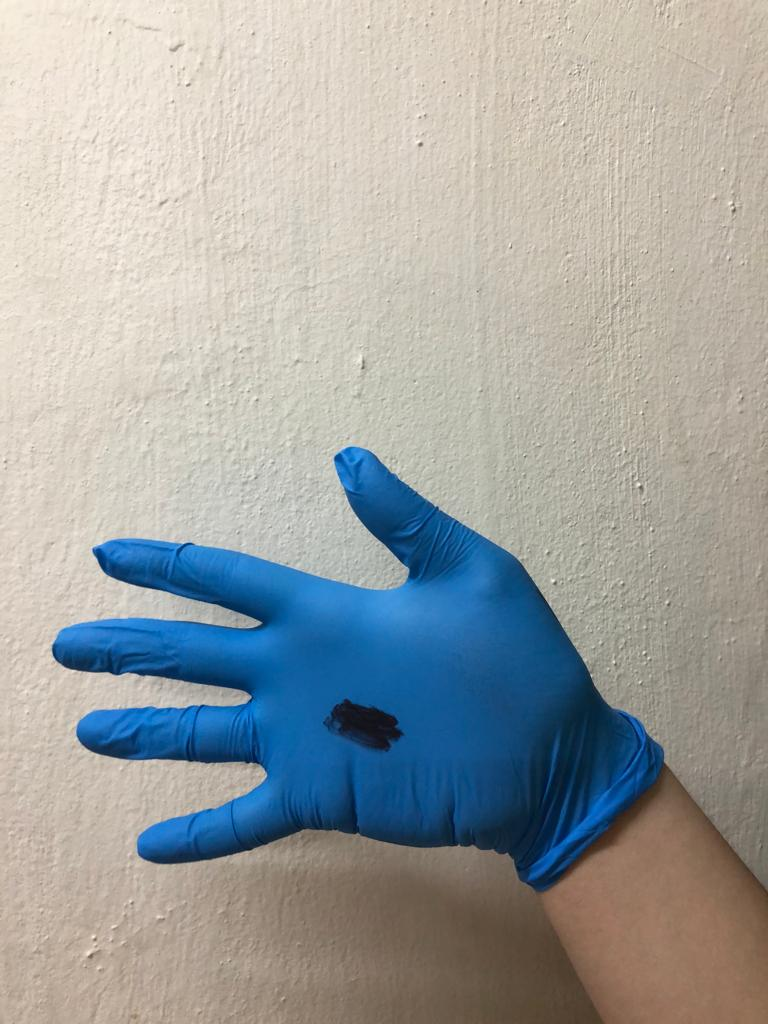
%> input picture medical/dataset/dirty_and_stain/dirty_and_stain_2.jpeg, 768 x 1024 px
$ octave --eval "result = silicone_dirty_stain_detection(imread('../../medical/dataset/dirty_and_stain/dirty_and_stain_2.jpeg'));"   (GNU Octave 9; MATLAB toolbox functions it lacks are replaced by stand-ins)
%> lines starting %> are read from the running program, lines starting %| are printed output that depends on the picture; in (x1, y1, x2, y2) boxes, pixels count from 0 and x2, y2 are one past the last pixel; in counts of white or black regions, pixels touching at a corner belong together; the program's own positions count from 1
function silicone_dirty_stain = silicone_dirty_stain_detection(img)

% read the image
% img = imread('../dataset/dirty_and_stain/dirty_and_stain_2.jpeg');
Ihsv = rgb2hsv(img);
%> Ihsv: size 1024x768x3 double; mean H, S, V 0.194, 0.264, 0.707

% Extract the hue, saturation, and value channels
hue = Ihsv(:, :, 1);
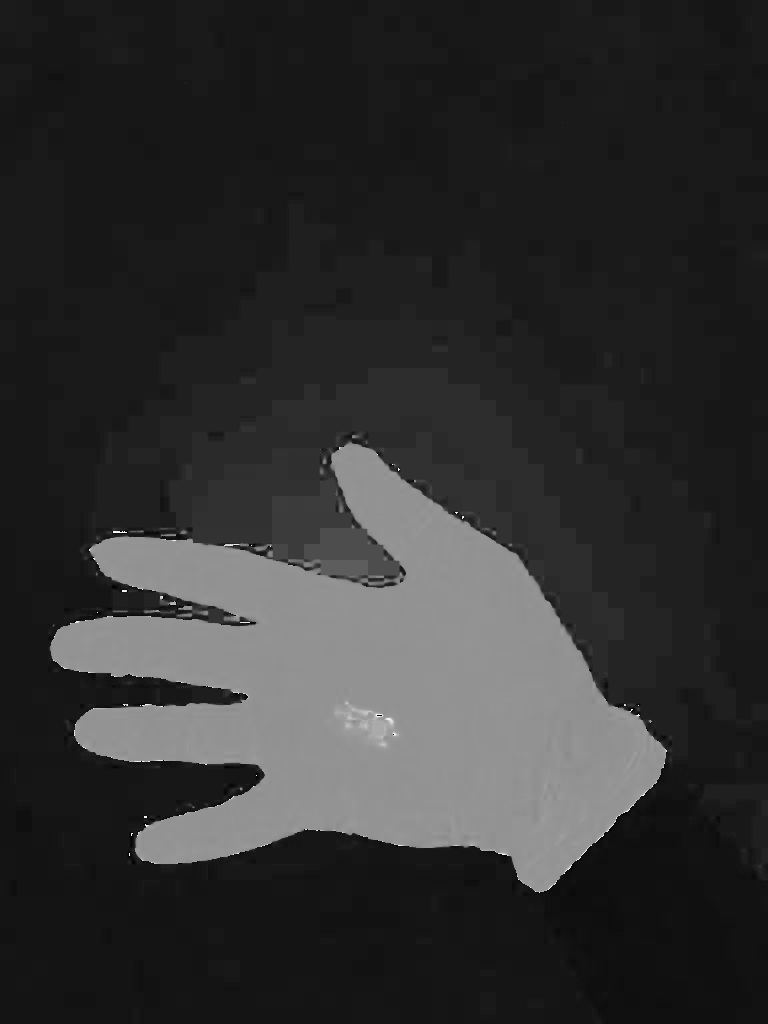
%> hue: size 1024x768 double; min 0, max 0.992, mean 0.194
saturation = Ihsv(:, :, 2);
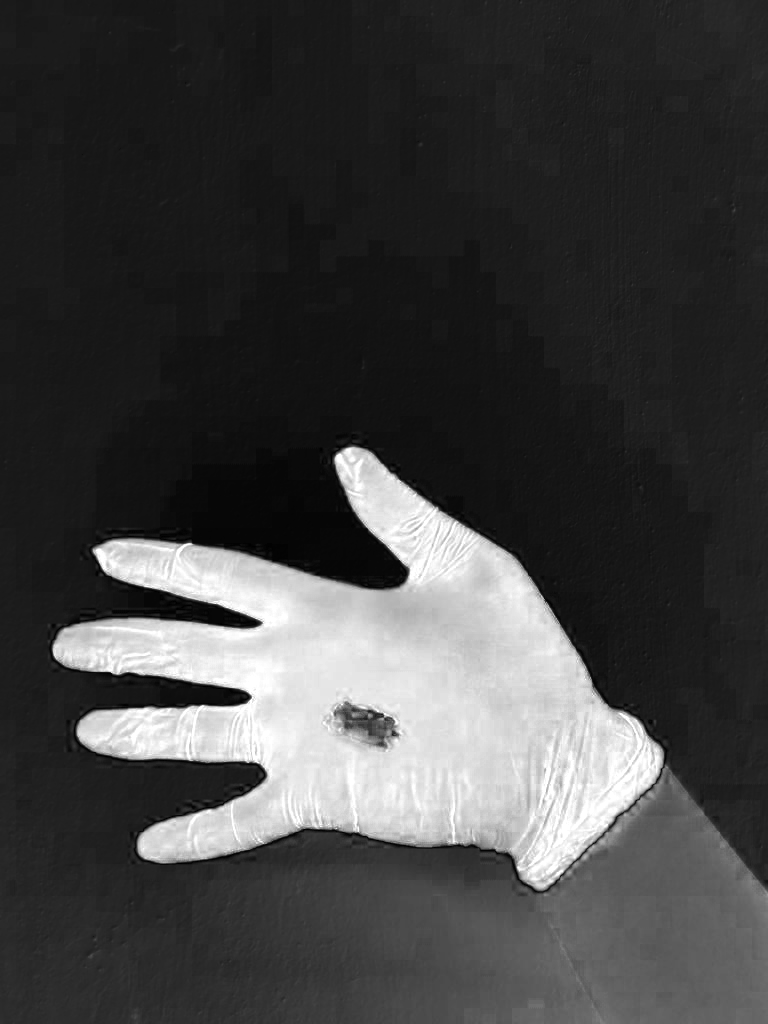
%> saturation: size 1024x768 double; min 0, max 1, mean 0.264
value = Ihsv(:, :, 3);
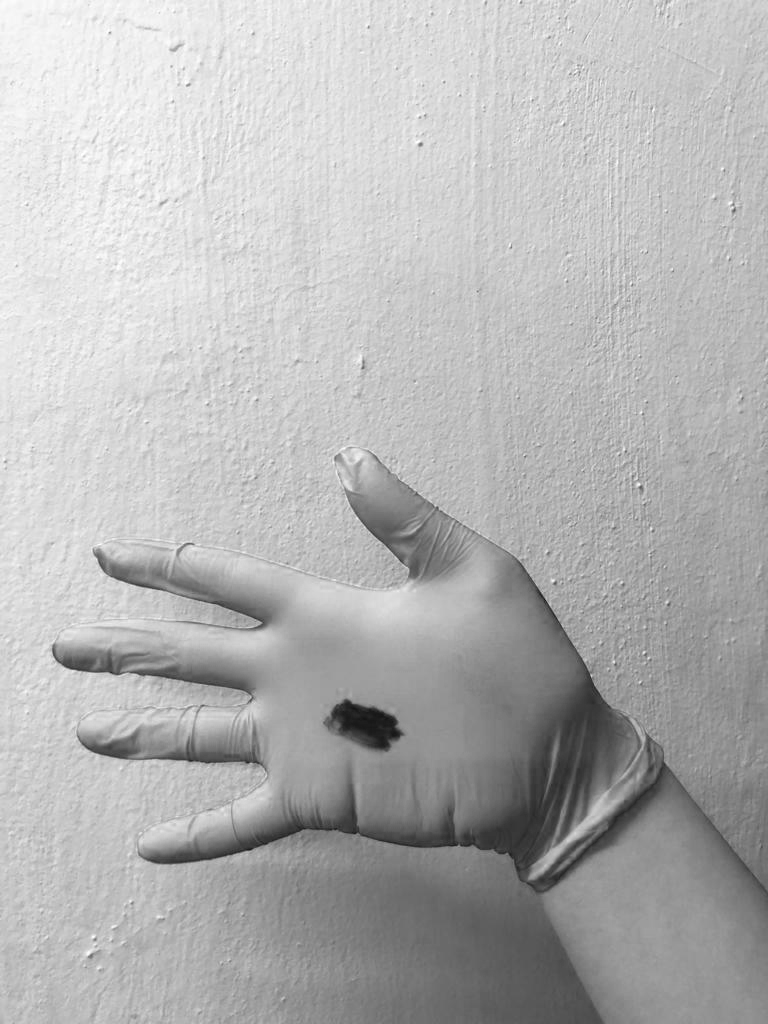
%> value: size 1024x768 double; min 0.0784, max 1, mean 0.707

% Create the pink mask
pinkmask = (hue >= 0.85 | hue <= 0.04) & saturation >= 0.15 & value >= 0.2;
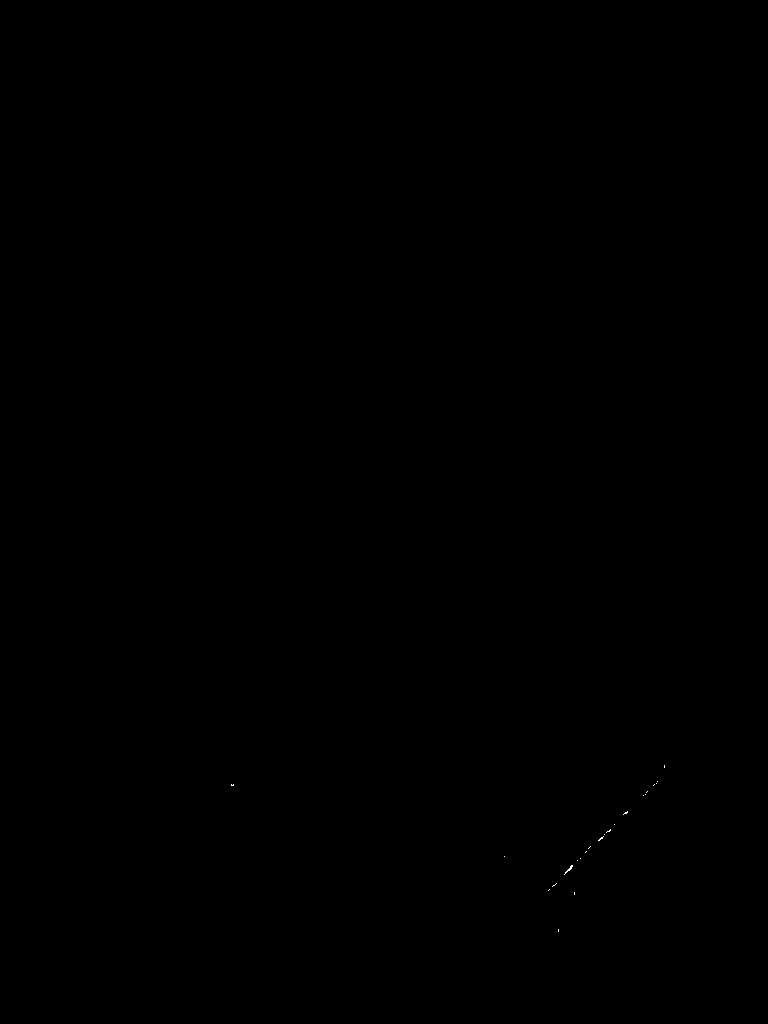
%> pinkmask: size 1024x768 logical; 0.01% white in thin lines or dots, all inside (x1, y1, x2, y2) = (231, 765, 665, 932)

% Convert the mask to an appropriate data type for blurring
numericMask = double(pinkmask);

% Apply Gaussian blurring to the mask to smoothen the edges
sigma = 5;
blurredMask = imgaussfilt(numericMask, sigma);

% Threshold the blurred mask to obtain a binary mask
threshold = 0.5;
binaryMask = blurredMask > threshold;
%> binaryMask: size 1024x768 logical; every value is 0

% Perform morphological operations to enhance the black dots
se = strel('disk', 3);
blackDotsMask = imopen(binaryMask, se);

% Invert the black dots mask to obtain the black dots on a white background
blackDotsMask = ~blackDotsMask;
%> blackDotsMask: size 1024x768 logical; every value is 1

% Perform connected component analysis to identify individual black dots
cc = bwconncomp(blackDotsMask);
%> cc = 1 connected component

% Filter out small connected components (background) based on a threshold area
maxArea = 500;
numPixels = cellfun(@numel, cc.PixelIdxList);
%> numPixels = 786432
idxStain = find(numPixels <= maxArea);
%> idxStain = []

% Create a mask for only the detected stain
stainMask = false(size(blackDotsMask));
for i = 1:numel(idxStain)
    stainMask(cc.PixelIdxList{idxStain(i)}) = true;
end
%> this loop made 0 passes

% Perform connected component analysis again on the stain mask
ccStain = bwconncomp(stainMask);
%> ccStain = 0 connected components
numStain = ccStain.NumObjects;
%> numStain = 0

% Loop through each stain and perform further analysis if needed
for i = 1:numStain
    stainPixels = ccStain.PixelIdxList{i};

    % Calculate the bounding box of the stain
    [rows, cols] = ind2sub(size(stainMask), stainPixels);
    xmin = min(cols);
    xmax = max(cols);
    ymin = min(rows);
    ymax = max(rows);

    % Increase the size of the bounding box
    expansionPixels = 18;
    xmin = max(1, xmin - expansionPixels);
    xmax = min(size(img, 2), xmax + expansionPixels);
    ymin = max(1, ymin - expansionPixels);
    ymax = min(size(img, 1), ymax + expansionPixels);

    % Draw the expanded bounding box on the original image
    shape = 'Rectangle'; % Shape type for the bounding box
    position = [xmin, ymin, xmax-xmin, ymax-ymin]; % Bounding box position [x, y, width, height]
    img = insertShape(img, shape, position, 'Color', 'red', 'LineWidth', 2);

    % Add text to the bounding box
    textPosition = [xmin, ymin-25]; % Adjust the text position as needed
    textString = sprintf('Stain %d', i); % Customize the text string as needed
    img = insertText(img, textPosition, textString, 'FontSize', 12, 'TextColor', 'red');
end
%> img is the input picture: size 1024x768x3 uint8; mean R, G, B 159, 162.4, 161

% Display the original image with the expanded bounding boxes and text
% figure, imshow(img);

axes1 = findobj(0, 'tag', 'axes1');
axes(axes1);
imshow(img);
silicone_dirty_stain= img;

save('variables');

end

$ run again, on medical/dataset/dirty_and_stain/dirty_and_stain_1.jpeg
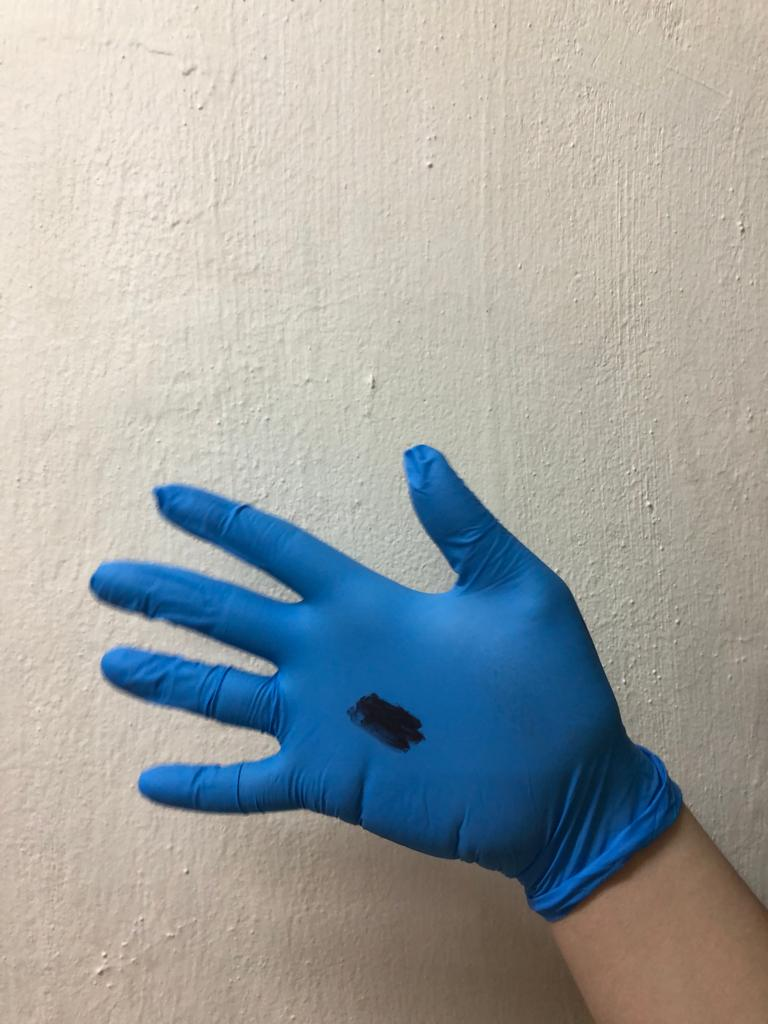
%> input picture medical/dataset/dirty_and_stain/dirty_and_stain_1.jpeg, 768 x 1024 px
%> Ihsv: size 1024x768x3 double; mean H, S, V 0.197, 0.261, 0.707
%> in silicone_dirty_stain_detection, `saturation = Ihsv(:, :, 2);`:
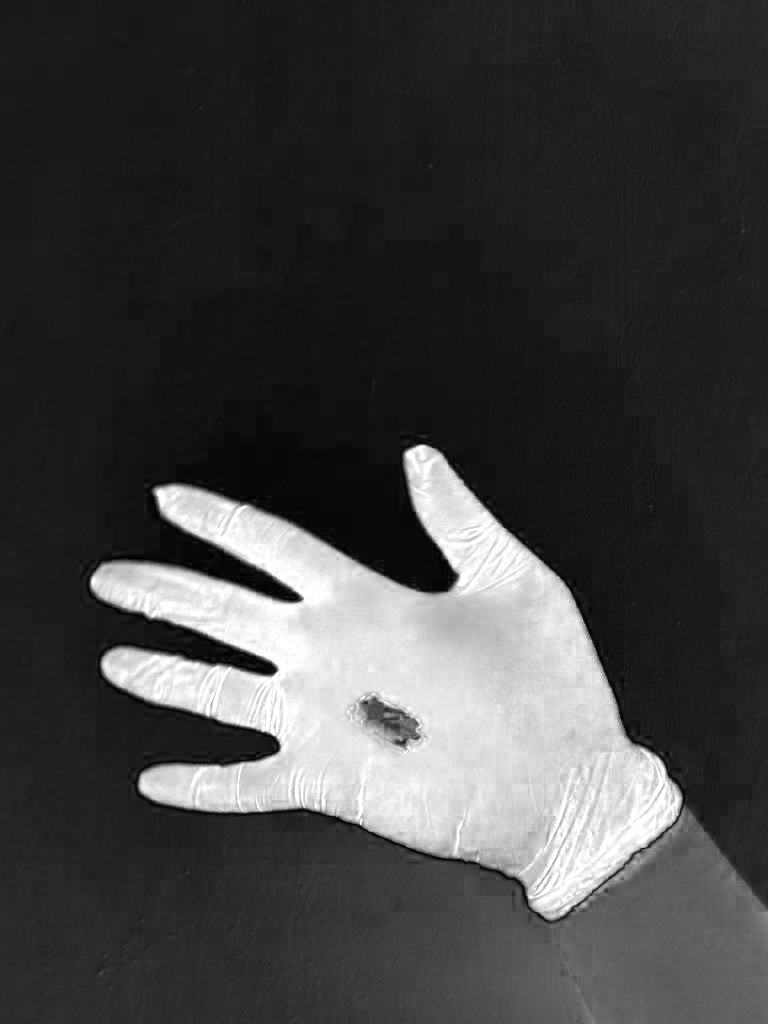
%> saturation: size 1024x768 double; min 0, max 1, mean 0.261
%> in silicone_dirty_stain_detection, `value = Ihsv(:, :, 3);`:
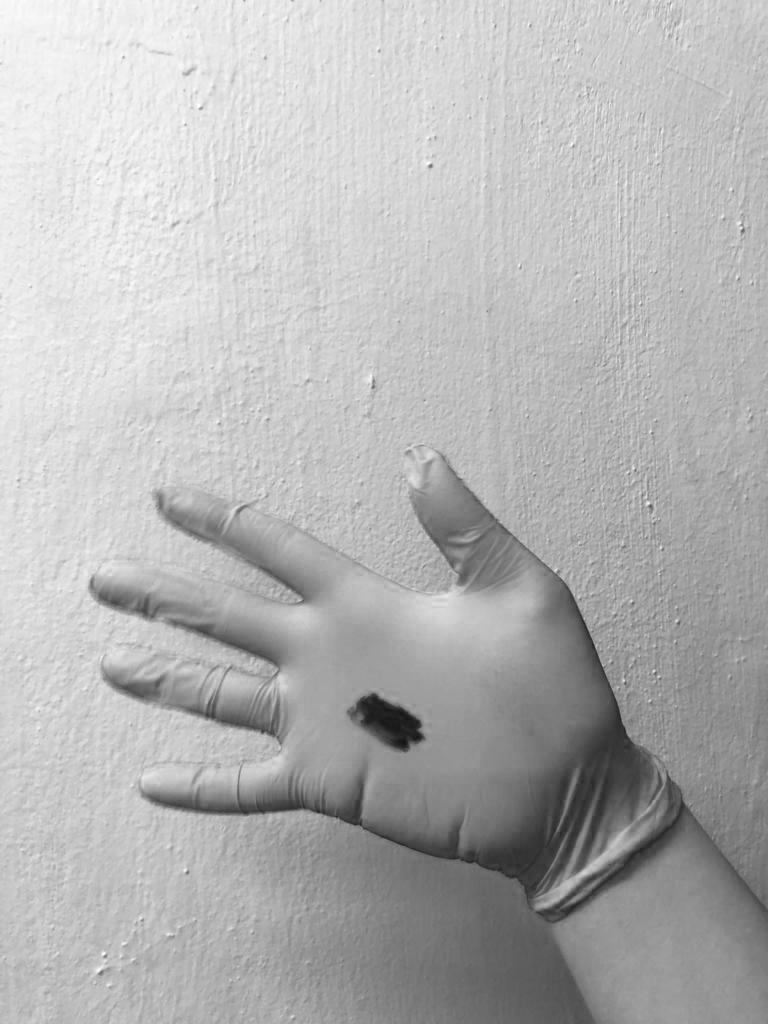
%> value: size 1024x768 double; min 0.0784, max 1, mean 0.707
%> pinkmask: size 1024x768 logical; 0.01% white in thin lines or dots, all inside (x1, y1, x2, y2) = (353, 810, 682, 923)
%> binaryMask: size 1024x768 logical; every value is 0
%> blackDotsMask: size 1024x768 logical; every value is 1
%> cc = 1 connected component
%> numPixels = 786432
%> idxStain = []
%> ccStain = 0 connected components
%> numStain = 0
%> in silicone_dirty_stain_detection, img is the input picture: size 1024x768x3 uint8; mean R, G, B 159, 162.7, 161.6

$ run again, on medical/dataset/dirty_and_stain/dirty_and_stain_4.jpeg
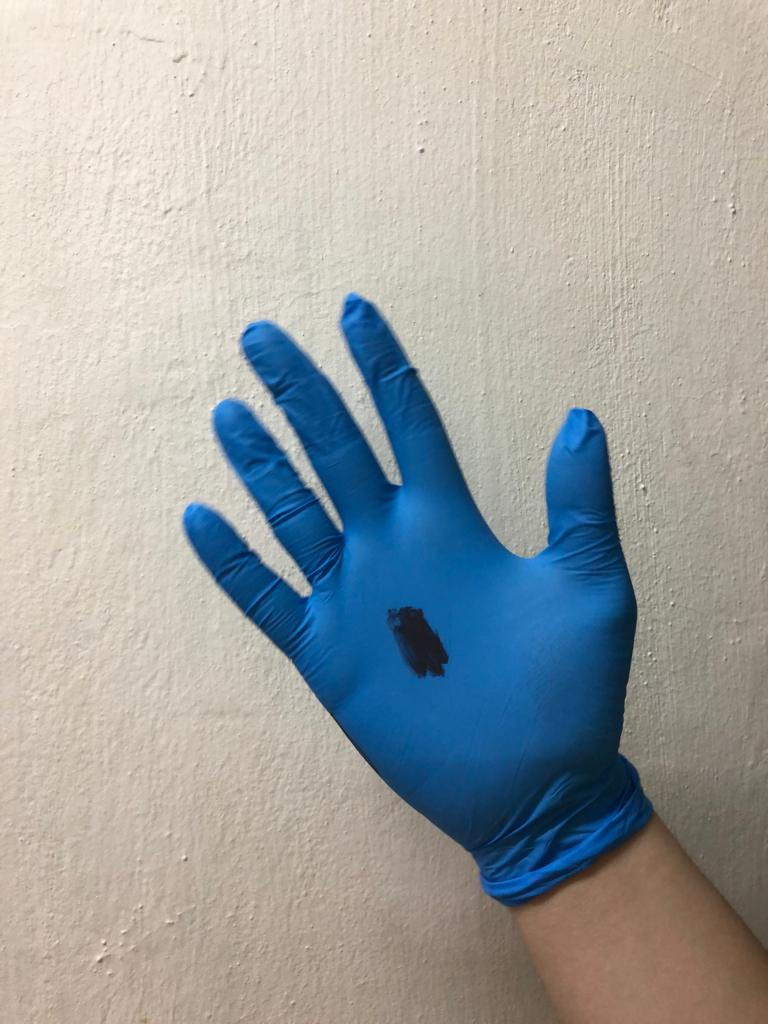
%> input picture medical/dataset/dirty_and_stain/dirty_and_stain_4.jpeg, 768 x 1024 px
%> Ihsv: size 1024x768x3 double; mean H, S, V 0.195, 0.268, 0.711
%> in silicone_dirty_stain_detection, `saturation = Ihsv(:, :, 2);`:
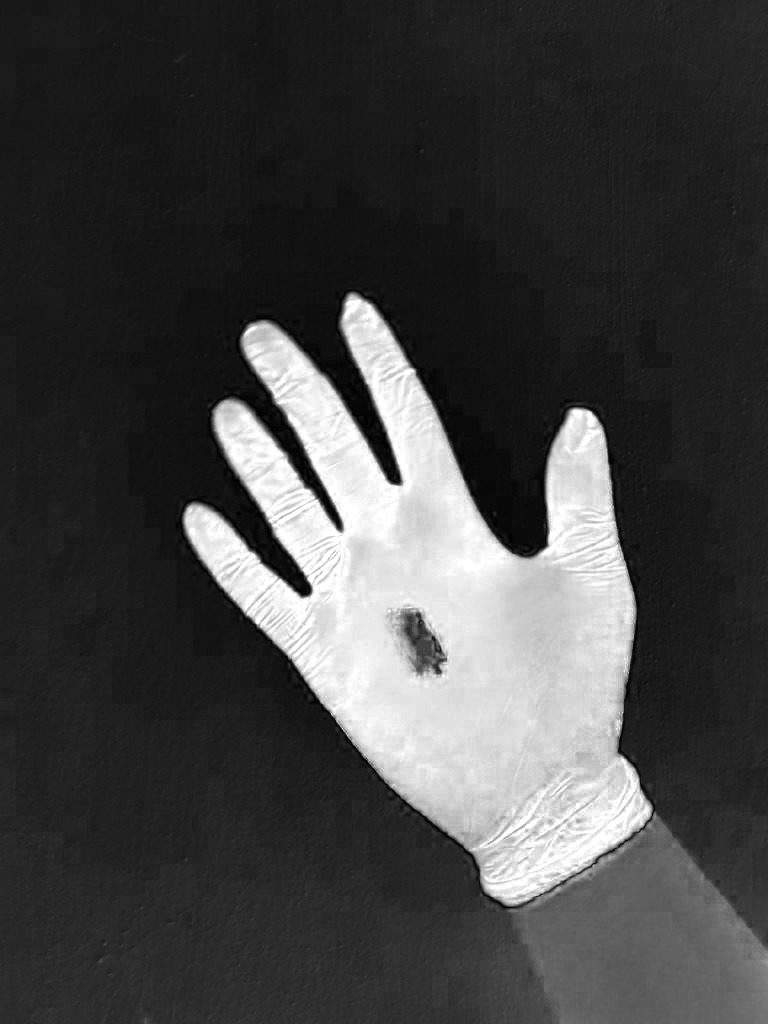
%> saturation: size 1024x768 double; min 0, max 1, mean 0.268
%> in silicone_dirty_stain_detection, `value = Ihsv(:, :, 3);`:
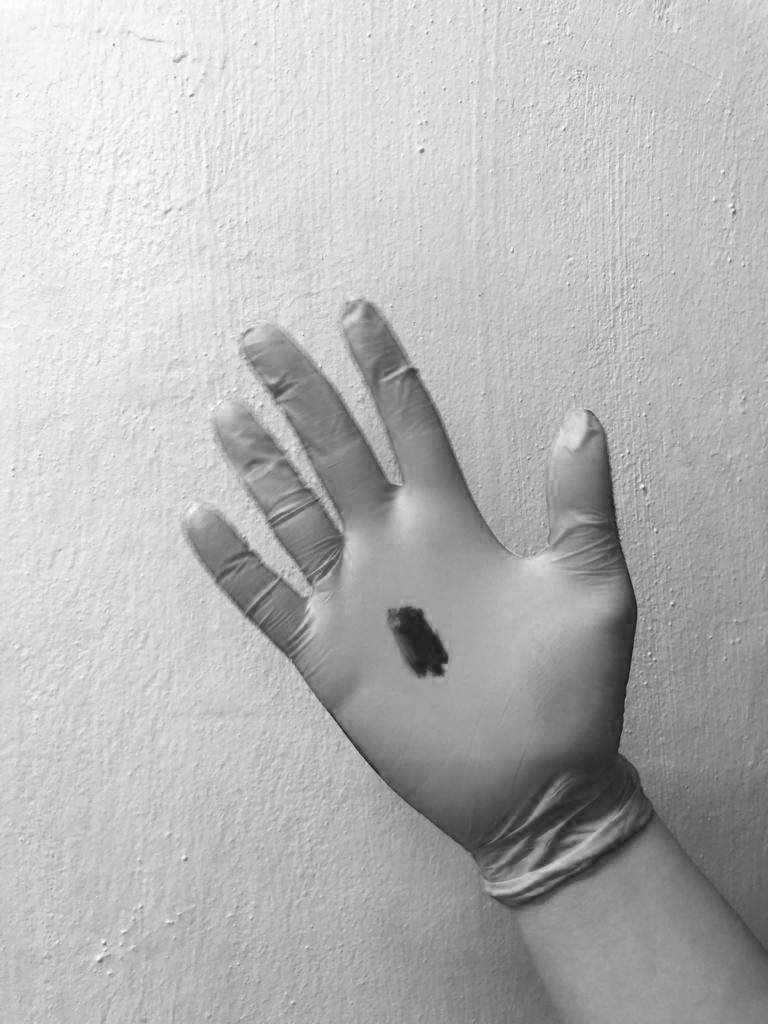
%> value: size 1024x768 double; min 0.0863, max 1, mean 0.711
%> pinkmask: size 1024x768 logical; 0.01% white in thin lines or dots, all inside (x1, y1, x2, y2) = (468, 837, 634, 909)
%> binaryMask: size 1024x768 logical; every value is 0
%> blackDotsMask: size 1024x768 logical; every value is 1
%> cc = 1 connected component
%> numPixels = 786432
%> idxStain = []
%> ccStain = 0 connected components
%> numStain = 0
%> in silicone_dirty_stain_detection, img is the input picture: size 1024x768x3 uint8; mean R, G, B 159.9, 163.3, 162.1
